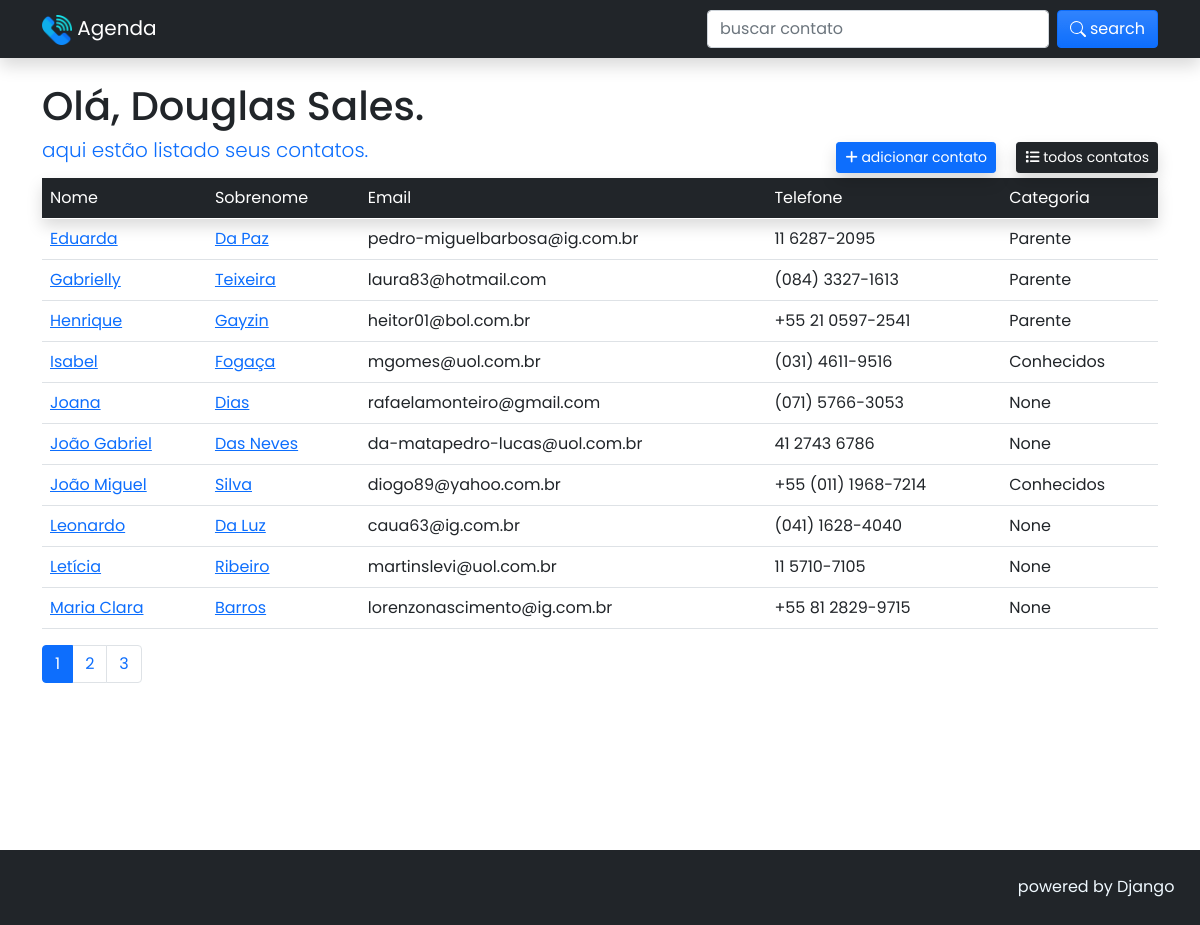
The app's page / (signed in) with its own data.
### agenda/models.py (models this page shows, shortened)
class Contact(models.Model):
    first_name = models.CharField(max_length=30)
    last_name = models.CharField(max_length=30, blank=True, null=True)
    telephone = models.CharField(max_length=20)
    email = models.CharField(max_length=255, blank=True, null=True)
    created_in = models.DateTimeField(auto_now_add=True)
    description = models.TextField(blank=True, null=True)
    category = models.ForeignKey(
        Category, on_delete=models.SET_NULL, null=True, blank=True
    )
    profile_picture = models.ImageField(
        blank=True,
        upload_to='agenda/img/%Y/%m/%d'
    )
    to_show = models.BooleanField(default=True)

class Category(models.Model):
    name = models.CharField(max_length=60)
    def __str__(self):
        return self.name

### agenda/views.py (the view)
# urls.py: path('', views.home, name='home'),
def home(request):
    contacts = Contact.objects.all().filter(
        to_show=True
    ).order_by('first_name')
    paginator = Paginator(contacts, 10)
    page_number = request.GET.get('page')
    page_obj = paginator.get_page(page_number)
    form = NewContactForm()
    return render(request, 'agenda/pages/home.html', context={
            'contacts': page_obj,
            'form': form
        }
    )

### agenda/templates/agenda/pages/home.html (shortened to what this page needs)
{% extends 'global/base.html' %}
{% block content %}
{% include 'agenda/partials/_nav.html' %}
<div class="container-md">
    <div class="row">
        <div class="col-lg-12">
        {% include 'agenda/partials/_btn_action.html' %}
        <table class="table table-hover">
            <thead>
                <tr class="table-dark shadow">
                    <th>Nome</th>
                    <th>Sobrenome</th>
                    <th>Email</th>
                    <th>Telefone</th>
                    <th>Categoria</th>
                </tr>
            </thead>
            <tbody>
            {% for contact in contacts %}
                {% if contact.to_show %}
                    <tr>
                        <td>
                            <a href="{% url 'agenda:contact' contact.id %}">{{ contact.first_name | title }}</a>
                        </td>
                        <td>
                            <a href="{% url 'agenda:contact' contact.id %}">{{ contact.last_name | title }}</a>
                        </td>
                        <td>{{ contact.email }}</td>
                        <td>{{ contact.telephone }}</td>
                        <td>{{ contact.category }}</td>
                    </tr>
                {% endif %}
            {% endfor %}
            </tbody>
        </table>
        </div>
        {% include 'agenda/partials/_pagination.html' %}
    </div>
</div>
{% endblock content %}
{% block footer %}
<footer>
    <span>powered by Django</span>
</footer>
{% endblock footer %}

### agenda/templates/agenda/partials/_btn_action.html
<h1 class="mt-4">Olá, {{ user.first_name }} {{ user.last_name }}.</h1>
<div class="action-btn">
    <h4 class="mb-3 text-primary lead">aqui estão listado seus contatos.</h4>
    <div class="action">
        <button type="button" class="btn btn-primary bg-gradiente btn-sm shadow" data-bs-toggle="modal" data-bs-target="#staticBackdrop">
            <i class="text-white fa-solid fa-plus"></i>
            <span class="text-white">adicionar contato</span>
        </button>
        <a class="btn btn-dark bg-gradiente btn-sm ms-3 shadow" href="{% url 'agenda:home' %}">
            <i class="text-white fa-solid fa-list"></i>
            <span class="text-white">todos contatos</span>
        </a>
    </div>
</div>

### base_static/global/css/style.css (style rules this page uses)
* { font-family: 'Poppins', sans-serif; font-weight: 400; }
footer { padding: 1.6rem; color:#f0f9ff; background-color: #212529; display: flex; justify-content: flex-end; position: relative; bottom: -151px; z-index: 10000; width: 100%; }

### agenda/static/agenda/css/agenda.css (style rules this page uses)
.action-btn { display: flex; align-items: center; justify-content: space-between; }

### records on screen
Contact: first_name "Eduarda", last_name "Da Paz", email "pedro-miguelbarbosa@ig.com.br", telephone "11 6287-2095", category "Parente"
Contact: first_name "Gabrielly", last_name "Teixeira", email "laura83@hotmail.com", telephone "(084) 3327-1613", category "Parente"
Contact: first_name "Henrique", last_name "Gayzin", email "heitor01@bol.com.br", telephone "+55 21 0597-2541", category "Parente"
Contact: first_name "Isabel", last_name "Fogaça", email "mgomes@uol.com.br", telephone "(031) 4611-9516", category "Conhecidos"
Contact: first_name "Joana", last_name "Dias", email "rafaelamonteiro@gmail.com", telephone "(071) 5766-3053", category "None"
Contact: first_name "João Gabriel", last_name "Das Neves", email "da-matapedro-lucas@uol.com.br", telephone "41 2743 6786", category "None"
Contact: first_name "João Miguel", last_name "Silva", email "diogo89@yahoo.com.br", telephone "+55 (011) 1968-7214", category "Conhecidos"
Contact: first_name "Leonardo", last_name "Da Luz", email "caua63@ig.com.br", telephone "(041) 1628-4040", category "None"
Contact: first_name "Letícia", last_name "Ribeiro", email "martinslevi@uol.com.br", telephone "11 5710-7105", category "None"
Contact: first_name "Maria Clara", last_name "Barros", email "lorenzonascimento@ig.com.br", telephone "+55 81 2829-9715", category "None"

### other values on screen
{{ user.first_name }} "Douglas"
{{ user.last_name }} "Sales"
{{ page }} "1"
{{ page }} "2" "3"
